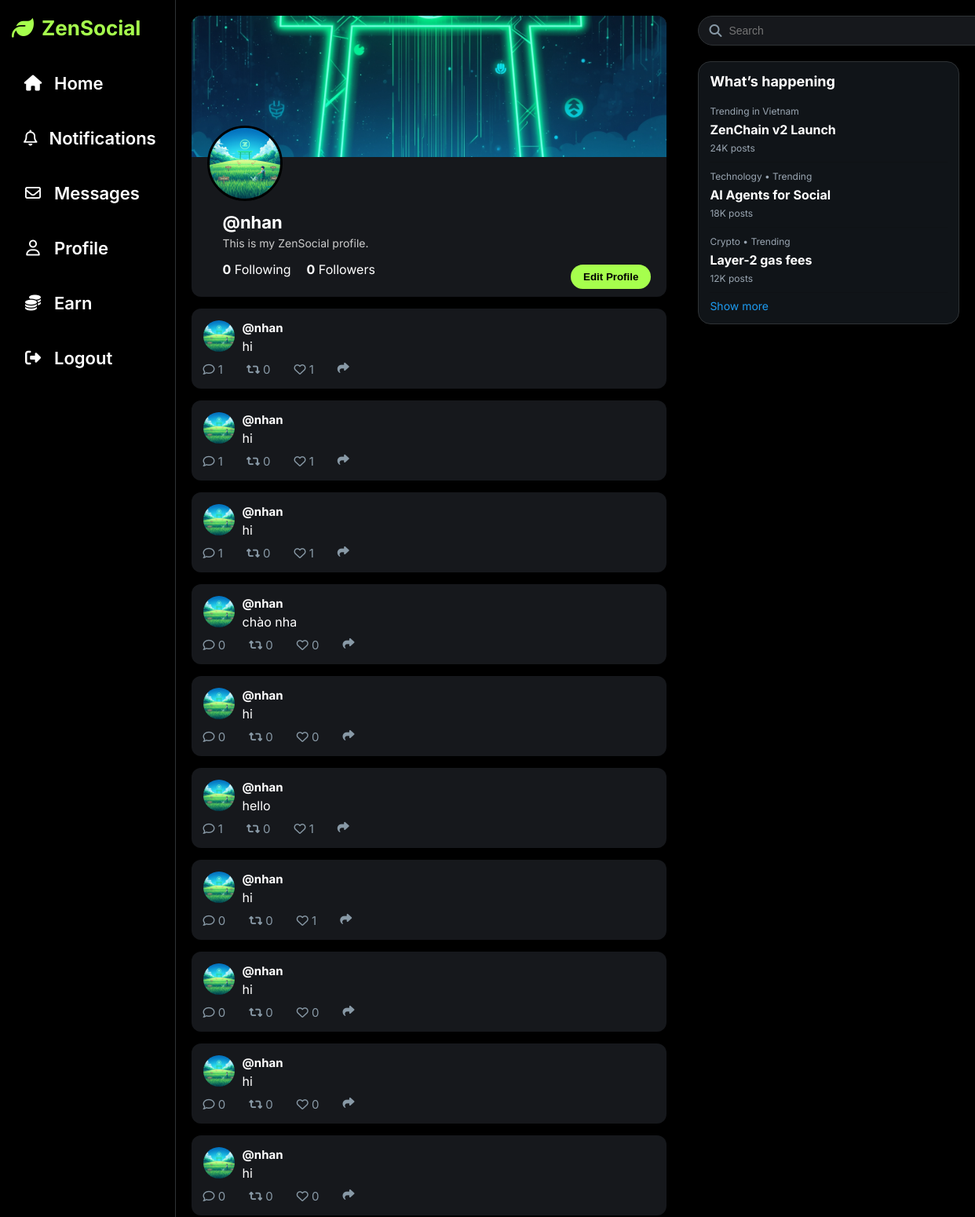
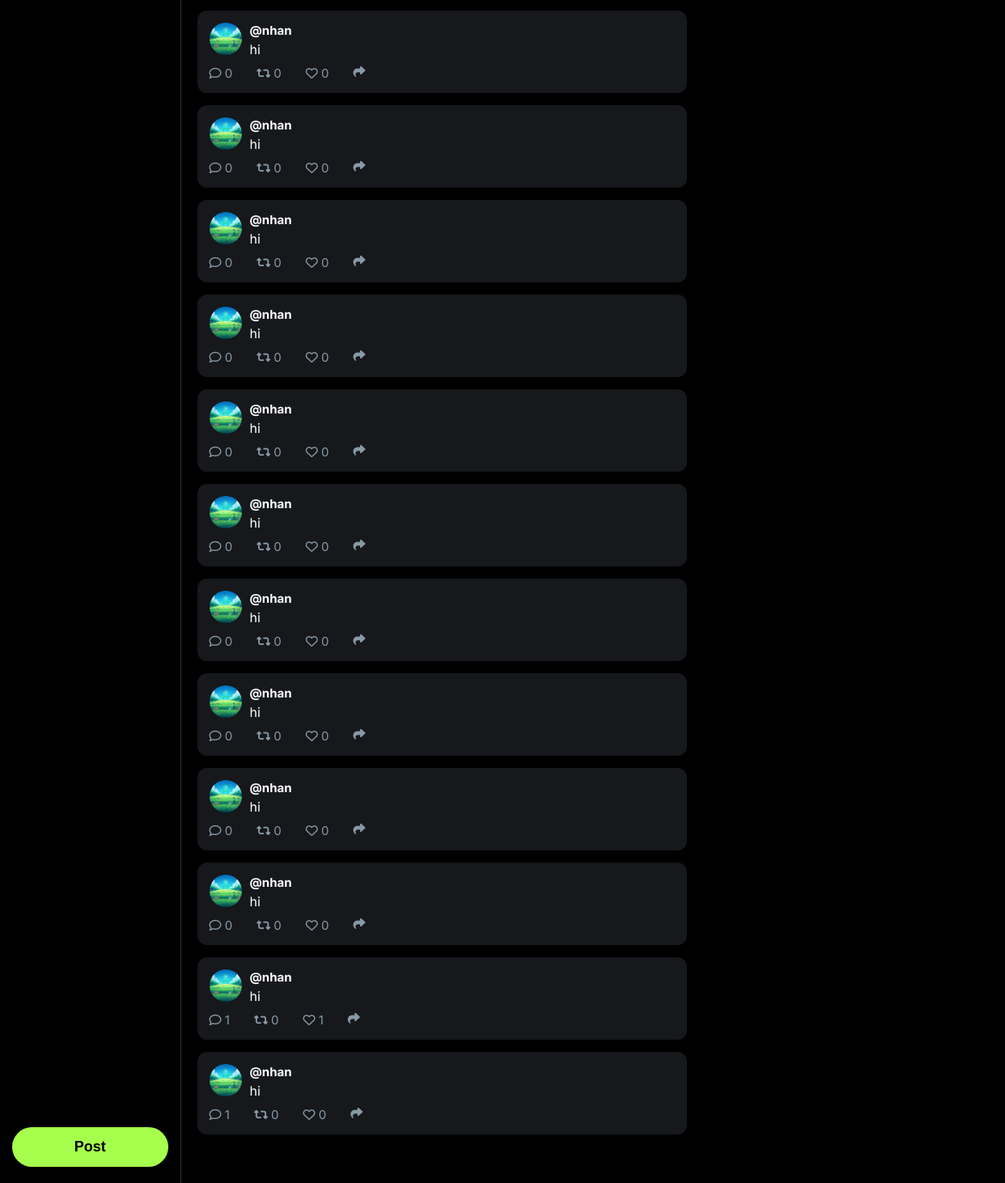
Screenshot of /profile (signed in) with the database file from the repository (2 pictures, top to bottom).
### tables this page shows
CREATE TABLE users (
                id INTEGER PRIMARY KEY AUTOINCREMENT,
                zenid TEXT UNIQUE NOT NULL,
                username TEXT,
                bio TEXT,
                avatar TEXT,
                cover TEXT,
                followers INTEGER DEFAULT 0,
                following INTEGER DEFAULT 0
            );

CREATE TABLE posts (
                id INTEGER PRIMARY KEY AUTOINCREMENT,
                user_id INTEGER,
                content TEXT,
                media TEXT,
                likes INTEGER DEFAULT 0,
                comments INTEGER DEFAULT 0,
                shares INTEGER DEFAULT 0,
                created_at TIMESTAMP DEFAULT CURRENT_TIMESTAMP,
                FOREIGN KEY(user_id) REFERENCES users(id)
            );

### app.py (the view)
@app.route("/profile")
def profile():
    if "zenid" not in session:
        return redirect(url_for("login"))
    zenid = session["zenid"]
    conn = sqlite3.connect(DB_FILE)
    c = conn.cursor()
    c.execute(
        "SELECT id, username, bio, avatar, cover, followers, following FROM users WHERE zenid=?",
        (zenid,),
    )
    row = c.fetchone()
    if row:
        user_db_id, username, bio, avatar, cover, followers, following = row
    else:
        conn.close()
        return redirect(url_for("login"))
    c.execute(
        """
        SELECT id, content, media, created_at, likes, comments, shares
        FROM posts
        WHERE user_id=?
        ORDER BY created_at DESC
        """,
        (user_db_id,),
    )
    posts = c.fetchall()
    posts_data = []
    for p in posts:
        post_id, content, media, created_at, likes, comments, shares = p
        c.execute("""
            SELECT users.username, comments.content
            FROM comments
            JOIN users ON comments.user_id = users.id
            WHERE comments.post_id=?
            ORDER BY comments.created_at ASC
        """, (post_id,))
        comments_list = [{"username": u, "content": ct} for u, ct in c.fetchall()]
        posts_data.append({
            "id": post_id,
            "content": content,
            "media": media,
            "created_at": created_at,
            "likes": likes,
            "comments": comments,
            "shares": shares,
            "comments_list": comments_list  # ✅ thêm vào context để profile.html dùng
        })
    conn.close()
    return render_template(
        "profile.html",
        zenid=zenid,
        username=username or (zenid[:6] + "..."),
        bio=bio or "This is my ZenSocial profile.",
        avatar_url=avatar or url_for("static", filename="default_avatar.png"),
        cover_url=cover or url_for("static", filename="default_cover.jpg"),
        followers=followers,
        following=following,
        posts=posts_data,
    )

### templates/profile.html (shortened to what this page needs)
<!DOCTYPE html>
<html lang="en">
<head>
  <link rel="stylesheet" href="https://cdnjs.cloudflare.com/ajax/libs/font-awesome/6.4.0/css/all.min.css">
</head>
<body>
  <div class="container">
    <div class="sidebar-left">
      <div>
        <div class="logo">
          <i class="fas fa-leaf"></i>
          <span>ZenSocial</span>
        </div>
        <div class="menu">
          <div class="menu-item"><a href="{{ url_for('home') }}"><i class="fas fa-home"></i> Home</a></div>
          <div class="menu-item"><a href="{{ url_for('notifications') }}"><i class="far fa-bell"></i> Notifications</a></div>
          <div class="menu-item"><a href="{{ url_for('messenger') }}"><i class="far fa-envelope"></i> Messages</a></div>
          <div class="menu-item"><a href="{{ url_for('profile') }}"><i class="far fa-user"></i> Profile</a></div>
          <div class="menu-item"><a href="{{ url_for('earn') }}"><i class="fas fa-coins"></i> Earn</a></div>
          <div class="menu-item"><a href="{{ url_for('logout') }}"><i class="fas fa-sign-out-alt"></i> Logout</a></div>
        </div>
      </div>
      <button class="post-btn" onclick="openPostModal()">Post</button>
    </div>
    <div class="content">
      <div class="profile-header">
        <div class="cover-photo">
          <img src="{{ cover_url or url_for('static', filename='default_cover.jpg') }}">
        </div>
        <div class="avatar-wrapper">
          <img class="avatar-img" src="{{ avatar_url or url_for('static', filename='default_avatar.png') }}">
        </div>
        <div class="header">
          <div class="user-info">
            <h2>@{{ username }}</h2>
            <p>{{ bio or "This is my ZenSocial profile." }}</p>
            <div class="stats">
              <div><b>{{ following }}</b> Following</div>
              <div><b>{{ followers }}</b> Followers</div>
            </div>
          </div>
          <button class="edit-btn" onclick="openModal()">Edit Profile</button>
        </div>
      </div>
      <div id="feed">
        {% if posts %}
          {% for post in posts %}
          <div class="post-card" data-id="{{ post.id }}" onclick="toggleComments({{ post.id }})">
            <div class="post-card-header">
              <img src="{{ avatar_url or url_for('static', filename='default_avatar.png') }}">
              <div class="post-info">
                <h3>@{{ username }}</h3>
                <p>{{ post.content if post is mapping else post }}</p>
              </div>
            </div>
            <div class="post-actions" onclick="event.stopPropagation();">
              <span>
                <i class="far fa-comment" onclick="openCommentModal({{ post.id }})"></i>
                <span id="comments-{{ post.id }}">{{ post.comments }}</span>
              </span>
              <span>
                <i class="fas fa-retweet" onclick="repostPost({{ post.id }})" id="repost-icon-{{ post.id }}"></i>
                <span id="shares-{{ post.id }}">{{ post.shares }}</span>
              </span>
              <span>
                <i class="far fa-heart" onclick="likePost({{ post.id }})" id="like-icon-{{ post.id }}"></i>
                <span id="likes-{{ post.id }}">{{ post.likes }}</span>
              </span>
              <i class="fas fa-share"></i>
            </div>
          </div>
          {% endfor %}
        {% else %}
          <p id="noPostText">No posts yet...</p>
        {% endif %}
      </div>
    </div>
    <div class="sidebar-right">
      <div class="search-box">
        <i class="fas fa-search"></i>
        <input type="text" placeholder="Search">
      </div>
    <div class="card whats">
      <h3>What’s happening</h3>
      <div class="trend">
        <div class="meta">Trending in Vietnam</div>
        <div class="title">ZenChain v2 Launch</div>
        <div class="meta">24K posts</div>
      </div>
      <div class="trend">
        <div class="meta">Technology • Trending</div>
        <div class="title">AI Agents for Social</div>
        <div class="meta">18K posts</div>
      </div>
      <div class="trend">
        <div class="meta">Crypto • Trending</div>
        <div class="title">Layer-2 gas fees</div>
        <div class="meta">12K posts</div>
      </div>
      <div class="show-more">Show more</div>
    </div>
    </div>
  </div>
</body>
</html>

### templates/profile.html (style rules this page uses)
body { margin: 0; font-family: 'Inter', sans-serif; background-color: #000; color: #fff; }
.container { display: grid; grid-template-columns: 18% 52% 30%; height: 100vh; }
.sidebar-left { border-right: 1px solid #2f3336; padding: 20px 15px; display: flex; flex-direction: column; justify-content: space-between; height: 100vh; }
.logo { display: flex; align-items: center; gap: 10px; margin-bottom: 30px; }
.logo i { font-size: 28px; color: #A6FF4D; }
.logo span { font-size: 26px; font-weight: 700; color: #A6FF4D; }
.menu { display: flex; flex-direction: column; gap: 20px; }
.menu-item { display: flex; align-items: center; font-size: 22px; font-weight: 600; cursor: pointer; gap: 15px; padding: 12px 15px; border-radius: 30px; transition: 0.2s; }
.menu-item a { text-decoration: none; color: #fff; display: flex; align-items: center; gap: 15px; width: 100%; }
.menu-item i { font-size: 20px; width: 24px; text-align: center; }
.post-btn { margin-top: 20px; padding: 14px 0; background: #A6FF4D; border: none; border-radius: 30px; color: #000; cursor: pointer; width: 100%; font-size: 18px; font-weight: 700; transition: 0.2s; }
.content { padding: 20px; overflow-y: auto; }
.profile-header { max-width: 800px; margin: 0 auto; background: #16181c; border-radius: 12px; margin-bottom: 15px; }
.cover-photo { width: 100%; height: 180px; background: #2f3336; border-radius: 12px 12px 0 0; overflow: hidden; }
.cover-photo img { width: 100%; height: 100%; object-fit: cover; }
.avatar-wrapper { position: relative; top: -40px; left: 20px; }
.avatar-img { width: 90px; height: 90px; border-radius: 50%; border: 3px solid #000; object-fit: cover; }
.header { display: flex; justify-content: space-between; align-items: flex-end; padding: 0 20px 10px; margin-top: -30px; }
.user-info { flex-grow: 1; margin-left: 20px; }
.user-info h2 { margin: 0; font-size: 22px; font-weight: 700; }
.user-info p { margin: 5px 0; font-size: 14px; color: #ccc; }
.edit-btn { padding: 8px 16px; border: none; border-radius: 20px; background: #A6FF4D; color: #000; font-weight: 600; cursor: pointer; }
.stats { display: flex; gap: 20px; margin: 15px 0; }
#feed { max-width: 800px; margin: 0 auto; }
.post-card { background:#16181c; padding:15px; margin-top:15px; border-radius:12px; }
.post-card-header { display:flex; align-items:flex-start; gap:10px; }
.post-card-header img { width:40px; height:40px; border-radius:50%; object-fit:cover; }
.post-card-header .post-info { flex:1; }
.post-card-header .post-info h3 { margin:0; font-size:15px; }
.post-card-header .post-info p { margin:4px 0 0; }
.post-actions { display:flex; gap:30px; margin-top:10px; color:#8899a6; font-size:15px; }
.post-actions i { cursor:pointer; transition:0.2s; }
.sidebar-right { padding: 20px; position: relative; }
.search-box { margin-bottom: 20px; position: relative; }
.search-box input { width: 100%; padding: 10px 12px 10px 38px; background: #16181c; border: 1px solid #2f3336; border-radius: 25px; color: #fff; font-size: 14px; }
.search-box i { position: absolute; top: 50%; left: 14px; transform: translateY(-50%); color: #8899a6; }
.sidebar-right .card { background:#101418; border:1px solid #2f3336; border-radius:16px; padding:14px; margin-top:10px; }
.sidebar-right .card h3 { margin:0 0 10px 0; font-size:18px; }
.sidebar-right .trend { display:flex; flex-direction:column; gap:6px; padding:10px 0; border-bottom:1px solid #0f1215; }
.sidebar-right .trend .meta { color:#9aa6b2; font-size:12px; }
.sidebar-right .trend .title { font-weight:700; }
.sidebar-right .show-more { color:#1d9bf0; cursor:pointer; font-size:14px; margin-top:8px; }
.sidebar-right .search-box { margin-bottom:20px; position:relative; }
.sidebar-right .search-box input { width:100%; padding:10px 12px 10px 38px; background:#16181c; border:1px solid #2f3336; border-radius:25px; color:#fff; font-size:14px; }
.sidebar-right .search-box i { position:absolute; top:50%; left:14px; transform:translateY(-50%); color:#8899a6; }

### rows the page displays
users: cover (picture), avatar (picture), username "nhan", bio "This is my ZenSocial profile."
posts: avatar (picture), content "hi", comments "1", shares "0", likes "1"
posts: avatar (picture), content "hi", comments "1", shares "0", likes "1"
posts: avatar (picture), content "hi", comments "1", shares "0", likes "1"
posts: avatar (picture), content "chào nha", comments "0", shares "0", likes "0"
posts: avatar (picture), content "hi", comments "0", shares "0", likes "0"
posts: avatar (picture), content "hello", comments "1", shares "0", likes "1"
posts: avatar (picture), content "hi", comments "0", shares "0", likes "1"
posts: avatar (picture), content "hi", comments "0", shares "0", likes "0"
posts: avatar (picture), content "hi", comments "0", shares "0", likes "0"
posts: avatar (picture), content "hi", comments "0", shares "0", likes "0"
posts: avatar (picture), content "hi", comments "0", shares "0", likes "0"
posts: avatar (picture), content "hi", comments "0", shares "0", likes "0"
posts: avatar (picture), content "hi", comments "0", shares "0", likes "0"
posts: avatar (picture), content "hi", comments "0", shares "0", likes "0"
posts: avatar (picture), content "hi", comments "0", shares "0", likes "0"
posts: avatar (picture), content "hi", comments "0", shares "0", likes "0"
posts: avatar (picture), content "hi", comments "0", shares "0", likes "0"
posts: avatar (picture), content "hi", comments "0", shares "0", likes "0"
posts: avatar (picture), content "hi", comments "0", shares "0", likes "0"
posts: avatar (picture), content "hi", comments "0", shares "0", likes "0"
posts: avatar (picture), content "hi", comments "1", shares "0", likes "1"
posts: avatar (picture), content "hi", comments "1", shares "0", likes "0"

### other values shown
{{ following }} "0"
{{ followers }} "0"
